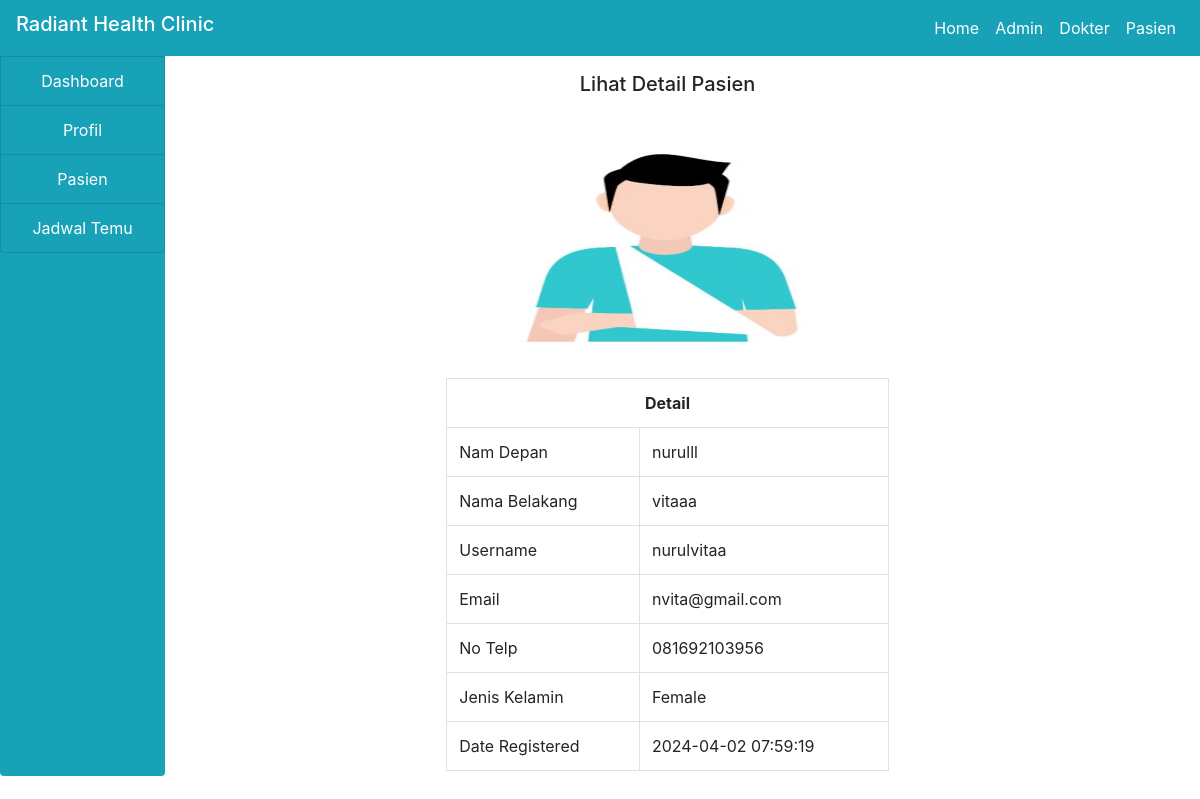
Page /doctor/view.php?id=3 on the committed database.
### tables this page shows
CREATE TABLE `patient` (
  `id` int(100) NOT NULL,
  `firstname` varchar(100) NOT NULL,
  `surname` varchar(100) NOT NULL,
  `username` varchar(100) NOT NULL,
  `email` varchar(100) NOT NULL,
  `phone` varchar(100) NOT NULL,
  `gender` varchar(100) NOT NULL,
  `country` varchar(100) NOT NULL,
  `password` varchar(100) NOT NULL,
  `date_reg` varchar(100) NOT NULL,
  `profile` varchar(100) NOT NULL
);

### doctor/view.php (the view, shortened to what this page needs)
<!DOCTYPE html>
<html>
<head>
</head>
<body>
	<?php
		include("../include/header.php");
		include("../include/connection.php");
	 ?>
	 <div class="container-fluid">
	 	<div class="col-md-12">
	 		<div class="row">
	 			<div class="col-md-2" style="margin-left: -30px;">
	 				<?php
	 					include("sidenav.php");
	 				 ?>
	 			</div>
	 			<div class="col-md-10">
	 				<h5 class="text-center my-3">Lihat Detail Pasien</h5>
	 				<?php
	 				if(isset($_GET['id'])){
	 					$id = $_GET['id'];
	 					$query = "SELECT * FROM patient WHERE id='$id'";
	 					$res = mysqli_query($connect,$query);
	 					$row = mysqli_fetch_array($res);
	 				}
	 				 ?>
	 				 <div class="col-md-12">
	 				 	<div class="row">
	 				 		 <div class="col-md-3"></div>
	 				 		 <div class="col-md-6">
	 				 		 	<?php echo "<img src='../patient/img/".$row['profile']."' class='col-md-12 my-2' height='250px;'>" ?>
	 				 		 	<table class="table table-bordered">
	 				 		 		<tr>
	 				 		 			<th class="text-center" colspan="2">Detail</th>
	 				 		 		</tr>
	 				 		 		<tr>
	 				 		 			<td>Nam Depan</td>
	 				 		 			<td><?php echo $row['firstname'] ?></td>
	 				 		 		</tr>
	 				 		 		<tr>
	 				 		 			<td>Nama Belakang</td>
	 				 		 			<td><?php echo $row['surname'] ?></td>
	 				 		 		</tr>
	 				 		 		<tr>
	 				 		 			<td>Username</td>
	 				 		 			<td><?php echo $row['username'] ?></td>
	 				 		 		</tr>
	 				 		 		<tr>
	 				 		 			<td>Email</td>
	 				 		 			<td><?php echo $row['email'] ?></td>
	 				 		 		</tr>
	 				 		 		<tr>
	 				 		 			<td>No Telp</td>
	 				 		 			<td><?php echo $row['phone'] ?></td>
	 				 		 		</tr>
	 				 		 		<tr>
	 				 		 			<td>Jenis Kelamin</td>
	 				 		 			<td><?php echo $row['gender'] ?></td>
	 				 		 		</tr>
	 				 		 		<tr>
	 				 		 			<td>Date Registered</td>
	 				 		 			<td><?php echo $row['date_reg'] ?></td>
	 				 		 		</tr>
	 				 		 	</table>
	 				 		 </div>
	 				 	</div>
	 				 </div>
	 			</div>
	 		</div>
	 	</div>
	 </div>
</body>
</html>

### rows in the picture
patient: profile (picture), firstname "nurulll", surname "vitaaa", username "nurulvitaa", email "nvita@gmail.com", phone "081692103956", gender "Female", date_reg "2024-04-02 07:59:19"
